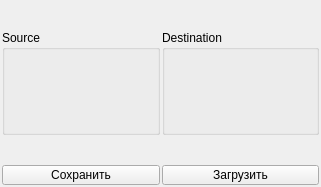
<?xml version="1.0" encoding="UTF-8"?>
<ui version="4.0">
 <class>EthView</class>
 <widget class="QWidget" name="EthView">
  <property name="geometry">
   <rect>
    <x>0</x>
    <y>0</y>
    <width>321</width>
    <height>187</height>
   </rect>
  </property>
  <property name="windowTitle">
   <string>Form</string>
  </property>
  <layout class="QGridLayout" name="root_layout">
   <property name="leftMargin">
    <number>2</number>
   </property>
   <property name="topMargin">
    <number>2</number>
   </property>
   <property name="rightMargin">
    <number>2</number>
   </property>
   <property name="bottomMargin">
    <number>2</number>
   </property>
   <property name="spacing">
    <number>2</number>
   </property>
   <item row="0" column="0" colspan="2">
    <widget class="InoutComboBoxWidget" name="dev" native="true">
     <property name="minimumSize">
      <size>
       <width>0</width>
       <height>26</height>
      </size>
     </property>
     <property name="maximumSize">
      <size>
       <width>16777215</width>
       <height>26</height>
      </size>
     </property>
    </widget>
   </item>
   <item row="1" column="0">
    <widget class="QGroupBox" name="src_group">
     <property name="title">
      <string>Source</string>
     </property>
     <layout class="QGridLayout" name="gridLayout">
      <property name="leftMargin">
       <number>1</number>
      </property>
      <property name="topMargin">
       <number>1</number>
      </property>
      <property name="rightMargin">
       <number>1</number>
      </property>
      <property name="bottomMargin">
       <number>1</number>
      </property>
      <property name="spacing">
       <number>1</number>
      </property>
      <item row="2" column="0">
       <widget class="InoutUintWidget" name="src_port" native="true">
        <property name="sizePolicy">
         <sizepolicy hsizetype="Preferred" vsizetype="Fixed">
          <horstretch>0</horstretch>
          <verstretch>0</verstretch>
         </sizepolicy>
        </property>
        <property name="minimumSize">
         <size>
          <width>0</width>
          <height>26</height>
         </size>
        </property>
        <property name="maximumSize">
         <size>
          <width>16777215</width>
          <height>26</height>
         </size>
        </property>
       </widget>
      </item>
      <item row="1" column="0">
       <widget class="InoutStringWidget" name="src_ip" native="true">
        <property name="sizePolicy">
         <sizepolicy hsizetype="Preferred" vsizetype="Fixed">
          <horstretch>0</horstretch>
          <verstretch>0</verstretch>
         </sizepolicy>
        </property>
        <property name="minimumSize">
         <size>
          <width>0</width>
          <height>26</height>
         </size>
        </property>
        <property name="maximumSize">
         <size>
          <width>16777215</width>
          <height>26</height>
         </size>
        </property>
       </widget>
      </item>
      <item row="0" column="0">
       <widget class="InoutStringWidget" name="src_mac" native="true">
        <property name="minimumSize">
         <size>
          <width>0</width>
          <height>26</height>
         </size>
        </property>
        <property name="maximumSize">
         <size>
          <width>16777215</width>
          <height>26</height>
         </size>
        </property>
       </widget>
      </item>
     </layout>
    </widget>
   </item>
   <item row="1" column="1">
    <widget class="QGroupBox" name="dst_group">
     <property name="title">
      <string>Destination</string>
     </property>
     <layout class="QGridLayout" name="gridLayout_2">
      <property name="leftMargin">
       <number>1</number>
      </property>
      <property name="topMargin">
       <number>1</number>
      </property>
      <property name="rightMargin">
       <number>1</number>
      </property>
      <property name="bottomMargin">
       <number>1</number>
      </property>
      <property name="spacing">
       <number>1</number>
      </property>
      <item row="2" column="0">
       <widget class="InoutUintWidget" name="dst_port" native="true">
        <property name="sizePolicy">
         <sizepolicy hsizetype="Preferred" vsizetype="Fixed">
          <horstretch>0</horstretch>
          <verstretch>0</verstretch>
         </sizepolicy>
        </property>
        <property name="minimumSize">
         <size>
          <width>0</width>
          <height>26</height>
         </size>
        </property>
        <property name="maximumSize">
         <size>
          <width>16777215</width>
          <height>26</height>
         </size>
        </property>
       </widget>
      </item>
      <item row="1" column="0">
       <widget class="InoutStringWidget" name="dst_ip" native="true">
        <property name="sizePolicy">
         <sizepolicy hsizetype="Preferred" vsizetype="Fixed">
          <horstretch>0</horstretch>
          <verstretch>0</verstretch>
         </sizepolicy>
        </property>
        <property name="minimumSize">
         <size>
          <width>0</width>
          <height>26</height>
         </size>
        </property>
        <property name="maximumSize">
         <size>
          <width>16777215</width>
          <height>26</height>
         </size>
        </property>
       </widget>
      </item>
      <item row="0" column="0">
       <widget class="InoutStringWidget" name="dst_mac" native="true">
        <property name="minimumSize">
         <size>
          <width>0</width>
          <height>26</height>
         </size>
        </property>
        <property name="maximumSize">
         <size>
          <width>16777215</width>
          <height>26</height>
         </size>
        </property>
       </widget>
      </item>
     </layout>
    </widget>
   </item>
   <item row="2" column="0">
    <widget class="InoutCheckBoxWidget" name="auto_connect" native="true">
     <property name="sizePolicy">
      <sizepolicy hsizetype="Preferred" vsizetype="Fixed">
       <horstretch>0</horstretch>
       <verstretch>0</verstretch>
      </sizepolicy>
     </property>
     <property name="minimumSize">
      <size>
       <width>0</width>
       <height>26</height>
      </size>
     </property>
     <property name="maximumSize">
      <size>
       <width>16777215</width>
       <height>26</height>
      </size>
     </property>
    </widget>
   </item>
   <item row="2" column="1">
    <widget class="InoutCmdWidget" name="connect" native="true">
     <property name="sizePolicy">
      <sizepolicy hsizetype="Preferred" vsizetype="Fixed">
       <horstretch>0</horstretch>
       <verstretch>0</verstretch>
      </sizepolicy>
     </property>
     <property name="minimumSize">
      <size>
       <width>0</width>
       <height>26</height>
      </size>
     </property>
     <property name="maximumSize">
      <size>
       <width>16777215</width>
       <height>26</height>
      </size>
     </property>
    </widget>
   </item>
   <item row="3" column="0">
    <widget class="QPushButton" name="save">
     <property name="minimumSize">
      <size>
       <width>0</width>
       <height>20</height>
      </size>
     </property>
     <property name="maximumSize">
      <size>
       <width>16777215</width>
       <height>20</height>
      </size>
     </property>
     <property name="text">
      <string>Сохранить</string>
     </property>
    </widget>
   </item>
   <item row="3" column="1">
    <widget class="QPushButton" name="load">
     <property name="minimumSize">
      <size>
       <width>0</width>
       <height>20</height>
      </size>
     </property>
     <property name="maximumSize">
      <size>
       <width>16777215</width>
       <height>20</height>
      </size>
     </property>
     <property name="text">
      <string>Загрузить</string>
     </property>
    </widget>
   </item>
   <item row="4" column="0" colspan="2">
    <spacer name="verticalSpacer">
     <property name="orientation">
      <enum>Qt::Vertical</enum>
     </property>
     <property name="sizeHint" stdset="0">
      <size>
       <width>317</width>
       <height>5</height>
      </size>
     </property>
    </spacer>
   </item>
  </layout>
 </widget>
 <customwidgets>
  <customwidget>
   <class>InoutCheckBoxWidget</class>
   <extends>QWidget</extends>
   <header location="global">qmv/widget/inoutcheckboxwidget.h</header>
   <container>1</container>
  </customwidget>
  <customwidget>
   <class>InoutComboBoxWidget</class>
   <extends>QWidget</extends>
   <header location="global">qmv/widget/inoutcomboboxwidget.h</header>
   <container>1</container>
  </customwidget>
  <customwidget>
   <class>InoutCmdWidget</class>
   <extends>QWidget</extends>
   <header location="global">qmv/widget/inoutcmdwidget.h</header>
   <container>1</container>
  </customwidget>
  <customwidget>
   <class>InoutUintWidget</class>
   <extends>QWidget</extends>
   <header location="global">qmv/widget/inoutuintwidget.h</header>
   <container>1</container>
  </customwidget>
  <customwidget>
   <class>InoutStringWidget</class>
   <extends>QWidget</extends>
   <header location="global">qmv/widget/inoutstringwidget.h</header>
   <container>1</container>
  </customwidget>
 </customwidgets>
 <resources/>
 <connections/>
</ui>
